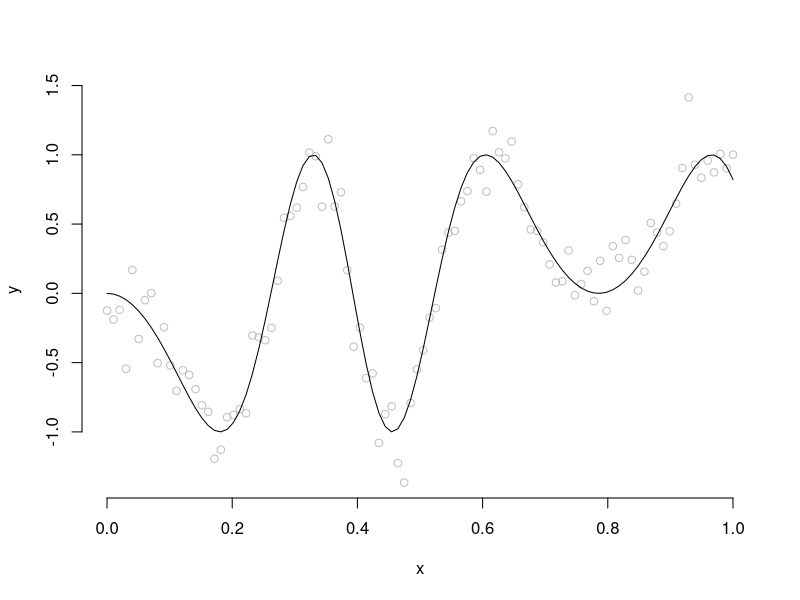
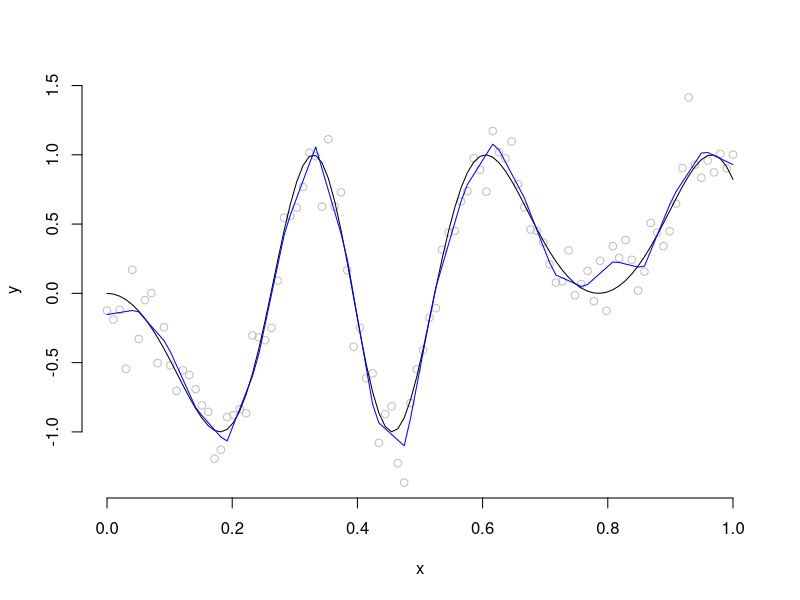

Write R code to recreate these figures, in order.
rm(list = ls())
# Lasso 스플라인 회귀를 적합하기 위한 CDA 함수 생성 및 실제 적합 예제 생성


# 기저함수를 만들기 위한 함수 선언
Plus = function(x, degree)
{
  # (x)_+^degree
  # 차수가 0인경우, 기본 기저 함수가 없음
  if(degree == 0) 
  {
    x_plus = rep(0, length(x))
    x_plus[x > 0] = 1
    return(x_plus)
  }
  # 차수가 1 이상인 경우
  x_plus = x
  x_plus[x < 0] = 0
  return(x_plus^degree)
}

# Soft Thresholding function : Lasso 회귀를 적합하기 위한 함수 선언
ST = function(z, lambda)
{
  if(z > lambda) # z값이 기준(람다)보다 크면
    return(z - lambda) # 람다를 빼서 0에 한정
  if(z < -lambda) # z값이 기준(람다)보다 작으면
    return(z + lambda) # 람다를 더해서 0에 한정
  return(0) # z값이 기준과 비슷한 범위에 있으면 0으로 생각
}

# Lasso Regression Splines using CDA
# Lasso 회귀를 계산하기 위한 CDA 함수
LRS = function(x, y, degree = 1, lambda = 0, number_knots = 10, epsilon = 1e-7, maxiter = 10000)
{
  # 자료의 개수
  n = length(x)
  
  # knots 계산 : (t_1, t_2, ..., t_K), K = number_knots
  # n 부터 max까지 양 끝 점을 포함하여 number_knots + 2개 표시
  knots = seq(min(x), max(x), length = number_knots + 2) 
  # number_knots개의 매듭점 개수를 만들기 위해 양 끝점을 제거
  knots = knots[2:(number_knots + 1)] # 방법 1
  # knots = knots[- c(1, number_knots + 2)] # 방법 2
  
  # 기저함수 생성
  # polynomial basis : 1, x, x^2, ..., x^p, p = degree
  # 차수가 1 이상인 경우
  if(degree > 0)
  {
    # 절편항을 제외한 기본기저 함수 값을 저장하기 위해 n × degree 행렬 선언 
    polynomial_basis = matrix(0, n, degree)
    # 차수 만큼을 반복하며 해당 차수에 해당하는 기본기저함수 값을 계산
    for(j in 1:degree)
      polynomial_basis[, j] = x^j
    # 절편항까지 포함
    polynomial_basis = cbind(1, polynomial_basis)
  }
  # 차수가 0인 경우
  if(degree == 0)
    # 기본기저 함수는 절편항만 존재하는 n × 1 행렬이다.
    polynomial_basis = matrix(1, n, 1)
  
  # 스플라인 기저함수 생성, spline basis : (x - t_k)_+^p
  spline_basis = matrix(0, n, number_knots)
  # 매듭점의 수만큼 반복
  # Plus함수를 이용해 각 지점에서의 스플라인 기저함수 계산
  for(k in 1:number_knots)
    spline_basis[, k] = Plus(x - knots[k], degree)
  
  # 통합 기저행렬 : n x ((p + 1) + K)
  B = cbind(polynomial_basis, spline_basis)
  
  # J = 회귀계수의 총 개수 : p + 1 + K
  J = ncol(B)
  
  # 회귀계수의 초기값
  beta = rep(0, J)
  
  # 초기 잔차 (잔차 = y - yhat)
  # yhat은 현재 초기값이 0으로 설정했으므로 yhat = 0
  residuals = y
  
  # 부분잔차와 Soft Thresholding function함수를 사용하기 위해
  # a = sum(B[,j]^2) / n 을 계산
  BB = colSums(B^2) / n
  
  # 초기 목적함수 값
  object_old = 0.5 * mean(residuals^2)
  
  # CDA start
  for(iter in 1:maxiter)
  {
    # 좌표별 업데이트
    for(j in 1:J)
    {
      # 부분잔차 계산
      partial_residuals = residuals + beta[j] * B[, j] 
      
      # a 계산
      # a = sum(B[, j]^2) / n # 원래는 for문 안에서 계산했으나
      a = BB[j] # 성능 개선을 위해 밖에서 계산하고 가져다 쓰기로 바꿈
      
      # b 계산
      b = sum(partial_residuals * B[, j]) / (a * n)
      
      # coefficient update
      if(j < (degree + 2)) # 기본기저 함수, 즉 gamma_j가 존재하는 않는 경우
        beta[j] = b
      else # 스플라인 기저함수, 즉 gamma_j가 존재하는 경우
        beta[j] = ST(b, lambda / a)
      
      # 잔차를 다시계산
      residuals = partial_residuals - beta[j] * B[, j]
    }
    
    # stop rule
    rss = 0.5 * mean(residuals^2) # 평범한 최소제곱합 계산
    
    # 패널티 항을 계산하기 위한 gamma의 절대값들의 합
    penalty = sum(abs(beta[-(1:(degree + 1))]))
    
    # 벌점항이 추가된 목적함수
    object = rss + lambda * penalty
    
    if(abs(object - object_old) < epsilon) # 편차가 설정한 기준(epsilon)보다 작으면
      break # 중지
    object_old = object # 설정한 기준보다 크면 오차를 재설정하고 다시 반복
  }
  
  # return 값 출력
  # fhat = B %*% beta
  fhat = y - residuals
  return(list(fhat = fhat, beta = beta))
}


# 다른 파일에 만들어서 실행하는 경우 실행
# rm(list = ls())
# # 코드 불러오기
# source("LassoRegressionSplines.R")

# data 선언
n = 100
x = seq(0, 1, length = n)
f = sin(2 * pi * cos(4 * x))
y = f + rnorm(n, sd = 0.2)

# 그래프 및 함수 출력
plot(x, y, col = "gray", bty = "n")
lines(x, f)

# Lasso 회귀 적합
fit = LRS(x, y, degree = 1, lambda = 0.000, number_knots = 20, epsilon = 1e-7, maxiter = 10000)
fit$beta

# Lasso 회귀 추세선 적합
plot(x, y, col = "gray", bty = "n")
lines(x, f)
lines(x, fit$fhat, col = "blue")
  
  
  
  
  


